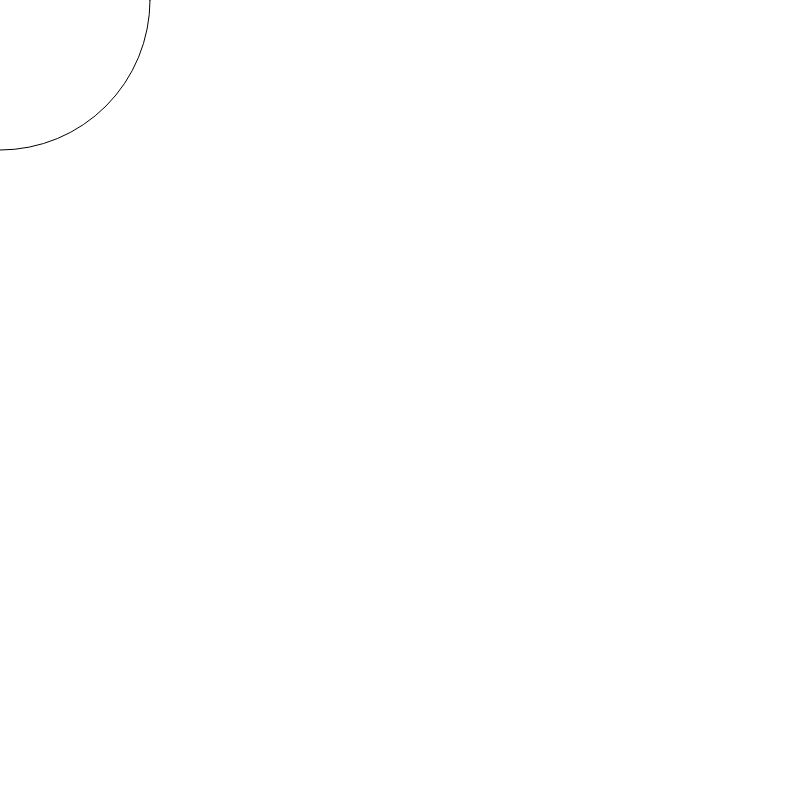
Frame 1 (no input)
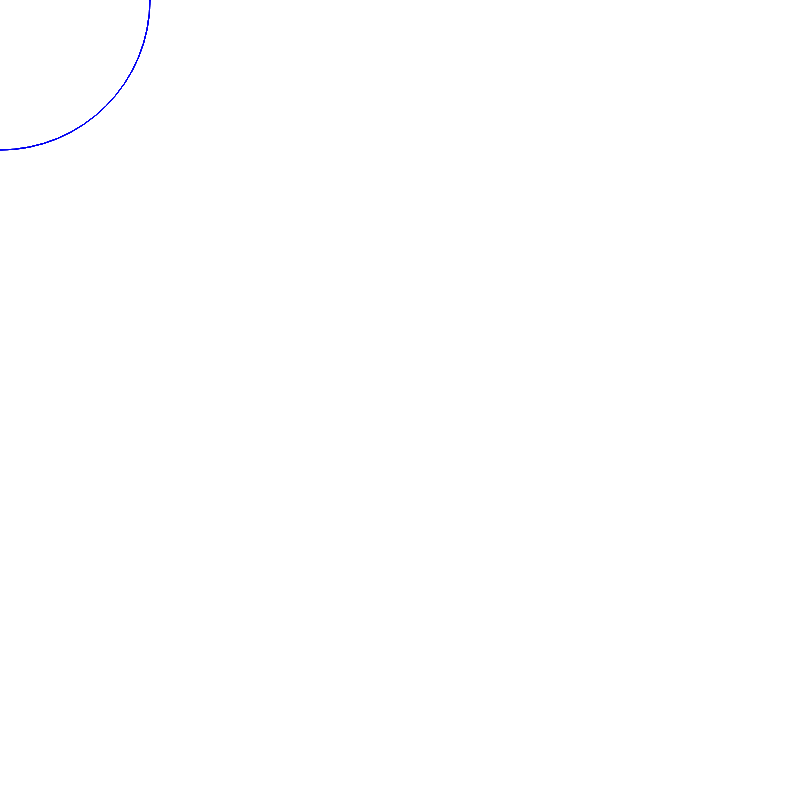
Frame 60 (no input)
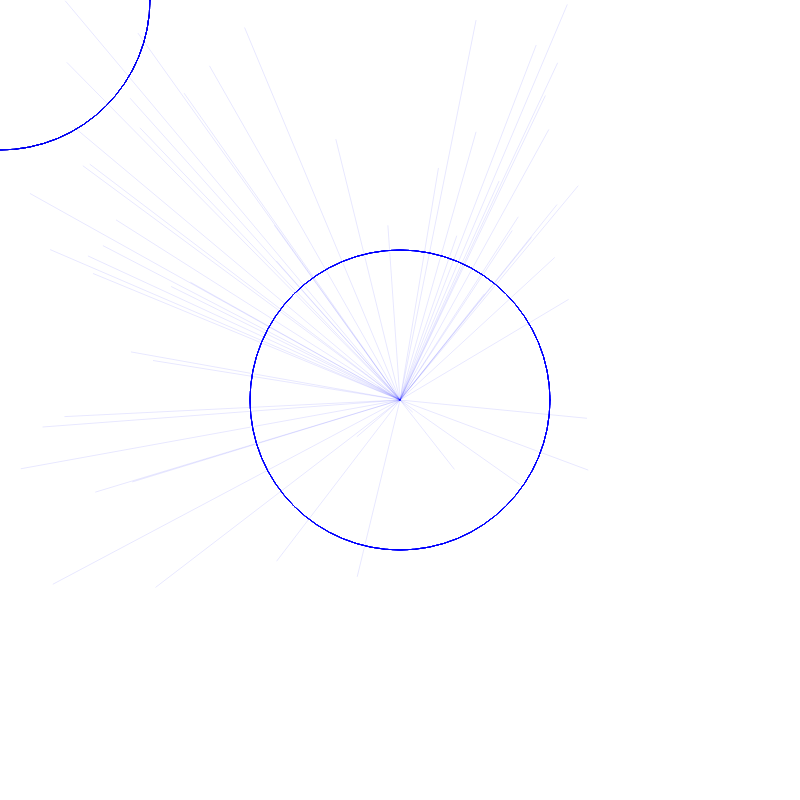
Frame 120 (the mouse pressed at the canvas centre since frame 60)

The p5.js sketch that drew these frames (run headless with seeded random() and noise() and a simulated clock; from frame 60 on, the mouse is pressed at the canvas centre):

// p5.js sketch
// ── sketch.js
var angle = 0;
var centerX = 400;
var centerY = 400;


function setup() {
  createCanvas(800, 800);
  background(255)
}
 function draw() {  
  // rotate(PI / 6.0)
  angle = angle + radians(50/50);
     var x= centerX+sin(angle)*50*50*50;
     var y= centerY+cos(angle)*75*75/10;
       
   
 ellipse(mouseX, mouseY, random(300,300), random(300,300),random (300,300), 1); 
 
  // angle = angle + radians(100/100);

   noFill(0)
 
 
  if (mouseIsPressed)  
 line(mouseX, mouseY, random(0,600), random(0,600)) 
   strokeWeight(0.1)
  stroke(0,0,255)
   rotate(PI / 10.0) 
  /// angle = angle + radians(500/500);
 
   noFill(0)
}
